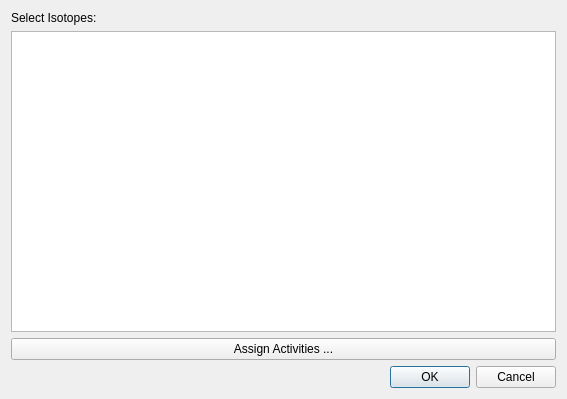
<?xml version="1.0" encoding="UTF-8"?>
<ui version="4.0">
 <class>Dialog</class>
 <widget class="QDialog" name="Dialog">
  <property name="geometry">
   <rect>
    <x>0</x>
    <y>0</y>
    <width>567</width>
    <height>399</height>
   </rect>
  </property>
  <property name="windowTitle">
   <string>Isotope Selector</string>
  </property>
  <layout class="QVBoxLayout" name="verticalLayout_2">
   <item>
    <widget class="QLabel" name="label">
     <property name="text">
      <string>Select Isotopes:</string>
     </property>
    </widget>
   </item>
   <item>
    <widget class="QTableView" name="tableView">
     <attribute name="horizontalHeaderVisible">
      <bool>true</bool>
     </attribute>
     <attribute name="verticalHeaderVisible">
      <bool>true</bool>
     </attribute>
    </widget>
   </item>
   <item>
    <widget class="QPushButton" name="pushButton">
     <property name="text">
      <string>Assign Activities ...</string>
     </property>
    </widget>
   </item>
   <item>
    <widget class="QDialogButtonBox" name="buttonBox">
     <property name="orientation">
      <enum>Qt::Orientation::Horizontal</enum>
     </property>
     <property name="standardButtons">
      <set>QDialogButtonBox::StandardButton::Cancel|QDialogButtonBox::StandardButton::Ok</set>
     </property>
    </widget>
   </item>
  </layout>
 </widget>
 <resources/>
 <connections>
  <connection>
   <sender>buttonBox</sender>
   <signal>accepted()</signal>
   <receiver>Dialog</receiver>
   <slot>accept()</slot>
   <hints>
    <hint type="sourcelabel">
     <x>248</x>
     <y>254</y>
    </hint>
    <hint type="destinationlabel">
     <x>157</x>
     <y>274</y>
    </hint>
   </hints>
  </connection>
  <connection>
   <sender>buttonBox</sender>
   <signal>rejected()</signal>
   <receiver>Dialog</receiver>
   <slot>reject()</slot>
   <hints>
    <hint type="sourcelabel">
     <x>316</x>
     <y>260</y>
    </hint>
    <hint type="destinationlabel">
     <x>286</x>
     <y>274</y>
    </hint>
   </hints>
  </connection>
 </connections>
</ui>
